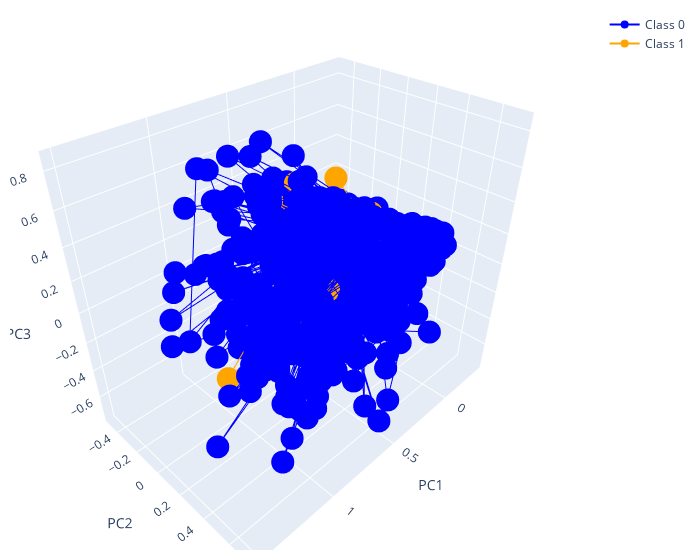

The code cell stored with this chart in its notebook:
### Markdown cell above
# PCA

### Code cell
analyzer.compute_PCA()

### Figure 1 — Plotly figure (JSON) as saved in the notebook; plotly's stock layout.template omitted (floating-point values rounded to 4 significant figures; data arrays with more than 128 entries replaced by an {"elided": "..."} marker saying what was removed)
{"data": [{"marker": {"color": "blue"}, "name": "Class 0", "type": "scatter3d", "x": {"elided": "6756 float values"}, "y": {"elided": "6756 float values"}, "z": {"elided": "6756 float values"}}, {"marker": {"color": "orange"}, "name": "Class 1", "type": "scatter3d", "x": {"elided": "271 float values"}, "y": {"elided": "271 float values"}, "z": {"elided": "271 float values"}}], "layout": {"margin": {"b": 10, "l": 10, "r": 20, "t": 10}, "scene": {"xaxis": {"title": {"text": "PC1"}}, "yaxis": {"title": {"text": "PC2"}}, "zaxis": {"title": {"text": "PC3"}}}, "width": 700}}
